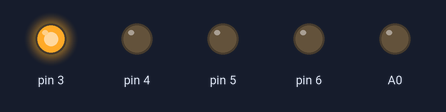
Simulated run of this sketch. Board: Arduino Uno, built with avr-gcc and run on an emulated ATmega328P. Parts: output pins drawn as LEDs (lit = HIGH).

Above: at 1.0 s.
At 3.0 s:
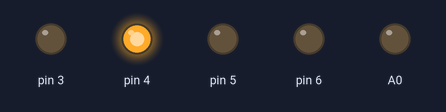
At 5.0 s:
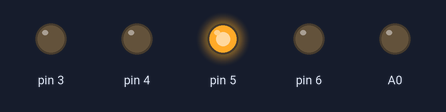
At 7.0 s:
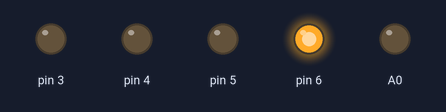
Timing chart, 0 to 10.4 s (numbered marks = the images above):
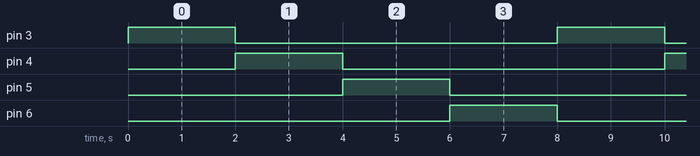

Measured:
- by itself, pin 3–6: alternates HIGH for 2.0 s and LOW for 6.0 s
- by itself, everything shown: repeats every 8.0 s, in 5 steps

The sketch:

Tester.ino
```cpp
void setup()
{
  Serial.begin(115200);
  pinMode(A0, OUTPUT);

  pinMode(3, OUTPUT);
  pinMode(4, OUTPUT);
  pinMode(5, OUTPUT);
  pinMode(6, OUTPUT);
}

void loop()
{
  digitalWrite(3, HIGH);
  delay(2000);
  digitalWrite(3, LOW);
  digitalWrite(4, HIGH);
  delay(2000);
  digitalWrite(4, LOW);
  digitalWrite(5, HIGH);
  delay(2000);
  digitalWrite(5, LOW);
  digitalWrite(6, HIGH);
  delay(2000);
  digitalWrite(6, LOW);
}
```
